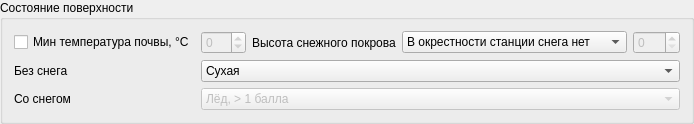
            <widget class="QGroupBox" name="groupBox_8">
             <property name="sizePolicy">
              <sizepolicy hsizetype="Preferred" vsizetype="Maximum">
               <horstretch>0</horstretch>
               <verstretch>0</verstretch>
              </sizepolicy>
             </property>
             <property name="title">
              <string>Состояние поверхности</string>
             </property>
             <layout class="QGridLayout" name="gridLayout_5">
              <item row="0" column="3">
               <widget class="QLabel" name="label_41">
                <property name="text">
                 <string>Высота снежного покрова</string>
                </property>
               </widget>
              </item>
              <item row="2" column="0">
               <widget class="QLabel" name="label_8">
                <property name="text">
                 <string>Со снегом</string>
                </property>
               </widget>
              </item>
              <item row="0" column="2">
               <widget class="QSpinBox" name="snTgTg">
                <property name="enabled">
                 <bool>false</bool>
                </property>
                <property name="minimum">
                 <number>-99</number>
                </property>
               </widget>
              </item>
              <item row="0" column="5">
               <widget class="QSpinBox" name="sss">
                <property name="enabled">
                 <bool>false</bool>
                </property>
                <property name="maximum">
                 <number>996</number>
                </property>
               </widget>
              </item>
              <item row="2" column="2" colspan="4">
               <widget class="QComboBox" name="E_">
                <property name="enabled">
                 <bool>false</bool>
                </property>
                <item>
                 <property name="text">
                  <string>Лёд, &gt; 1 балла</string>
                 </property>
                </item>
                <item>
                 <property name="text">
                  <string>Мокрый или слежавшийся снег &lt; 5 баллов</string>
                 </property>
                </item>
                <item>
                 <property name="text">
                  <string>Мокрый или слежавшийся снег 5-9 баллов</string>
                 </property>
                </item>
                <item>
                 <property name="text">
                  <string>Мокрый или слежавшийся снег 10 баллов, равномерный слой</string>
                 </property>
                </item>
                <item>
                 <property name="text">
                  <string>Мокрый или слежавшийся снег 10 баллов, неравномерный слой</string>
                 </property>
                </item>
                <item>
                 <property name="text">
                  <string>Сухой рассыпчатый снег &lt; 5 баллов</string>
                 </property>
                </item>
                <item>
                 <property name="text">
                  <string>Сухой рассыпчатый снег 5-9 баллов</string>
                 </property>
                </item>
                <item>
                 <property name="text">
                  <string>Сухой рассыпчатый снег 10 баллов, равномерный слой</string>
                 </property>
                </item>
                <item>
                 <property name="text">
                  <string>Сухой рассыпчатый снег 10 баллов, неравномерный слой</string>
                 </property>
                </item>
                <item>
                 <property name="text">
                  <string>Снег с глубокими сугробами, заносами 10 баллов</string>
                 </property>
                </item>
                <item>
                 <property name="text">
                  <string>Не определено</string>
                 </property>
                </item>
               </widget>
              </item>
              <item row="0" column="0" colspan="2">
               <widget class="QCheckBox" name="is_snTgTg">
                <property name="text">
                 <string>Мин температура почвы, °С</string>
                </property>
               </widget>
              </item>
              <item row="1" column="2" colspan="4">
               <widget class="QComboBox" name="E">
                <item>
                 <property name="text">
                  <string>Сухая</string>
                 </property>
                </item>
                <item>
                 <property name="text">
                  <string>Влажная</string>
                 </property>
                </item>
                <item>
                 <property name="text">
                  <string>Сырая</string>
                 </property>
                </item>
                <item>
                 <property name="text">
                  <string>Затоплена водой</string>
                 </property>
                </item>
                <item>
                 <property name="text">
                  <string>Замерзшая</string>
                 </property>
                </item>
                <item>
                 <property name="text">
                  <string>Покрыта льдом (без снега)</string>
                 </property>
                </item>
                <item>
                 <property name="text">
                  <string>Покрыта пылью или песком частично</string>
                 </property>
                </item>
                <item>
                 <property name="text">
                  <string>Покрыта пылью или песком,тонкий слой</string>
                 </property>
                </item>
                <item>
                 <property name="text">
                  <string>Покрыта пылью или песком, умеренный или толстый слой</string>
                 </property>
                </item>
                <item>
                 <property name="text">
                  <string>Сухая (с трещинами)</string>
                 </property>
                </item>
                <item>
                 <property name="text">
                  <string>Не определено</string>
                 </property>
                </item>
               </widget>
              </item>
              <item row="1" column="0" colspan="2">
               <widget class="QLabel" name="label_7">
                <property name="text">
                 <string>Без снега</string>
                </property>
               </widget>
              </item>
              <item row="0" column="4">
               <widget class="QComboBox" name="sssMode">
                <property name="currentIndex">
                 <number>0</number>
                </property>
                <item>
                 <property name="text">
                  <string>В окрестности станции снега нет</string>
                 </property>
                </item>
                <item>
                 <property name="text">
                  <string>Измеренное значение, см</string>
                 </property>
                </item>
                <item>
                 <property name="text">
                  <string>Высота снежного покрова &lt; 0,5 см</string>
                 </property>
                </item>
                <item>
                 <property name="text">
                  <string>На метеоплощадке снега нет</string>
                 </property>
                </item>
                <item>
                 <property name="text">
                  <string>Измерения невозможны</string>
                 </property>
                </item>
               </widget>
              </item>
             </layout>
            </widget>
